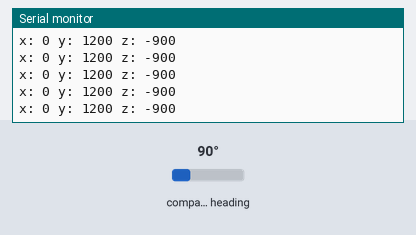
Bench run of a sketch on a simulated Arduino Uno, built with avr-gcc and run on an emulated ATmega328P. Shown: the last lines printed to the serial monitor. The test bench sets the inputs (shaded band); at power-on: compass heading 90°.

Above: at 1.2 s.
1.3 s: compass heading set to 7°
At 1.33 s:
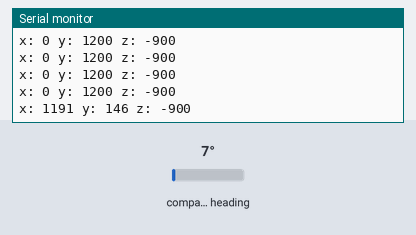
2.8 s: compass heading set to 180°
At 2.86 s:
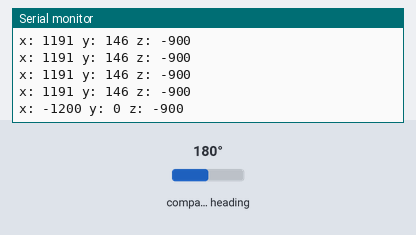
Timing chart, 0 to 5.8 s (numbered marks = the images above; inputs shaded):
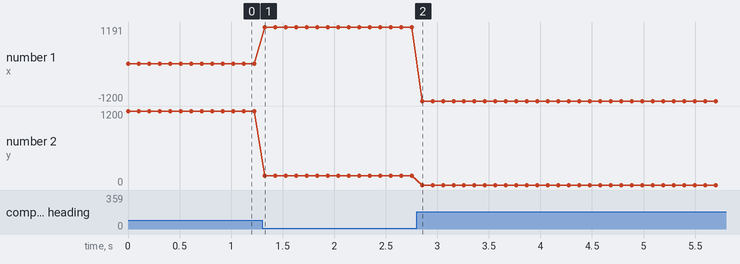

The sketch:

test_raw.ino
```cpp
#include <Wire.h>
#include <MechaQMC5883.h>

MechaQMC5883 qmc;

void setup() {
  Wire.begin();
  Serial.begin(115200);
  qmc.init();
  //qmc.setMode(Mode_Continuous,ODR_200Hz,RNG_2G,OSR_256);
}

void loop() {
  int x,y,z;
  qmc.read(&x,&y,&z);

  Serial.print("x: ");
  Serial.print(x);
  Serial.print(" y: ");
  Serial.print(y);
  Serial.print(" z: ");
  Serial.print(z);
  Serial.println();
  delay(100);
}
```

Measured:
- after the input at 1.3 s, the serial monitor: prints a new line at once (image 1)
- after the input at 2.8 s, the serial monitor: prints a new line after 0.05 s (image 2)
- plotted number 1: 0 → 1191 after the input at 1.3 s, 1191 → -1200 after the input at 2.8 s
- plotted number 2: 1200 → 146 after the input at 1.3 s
